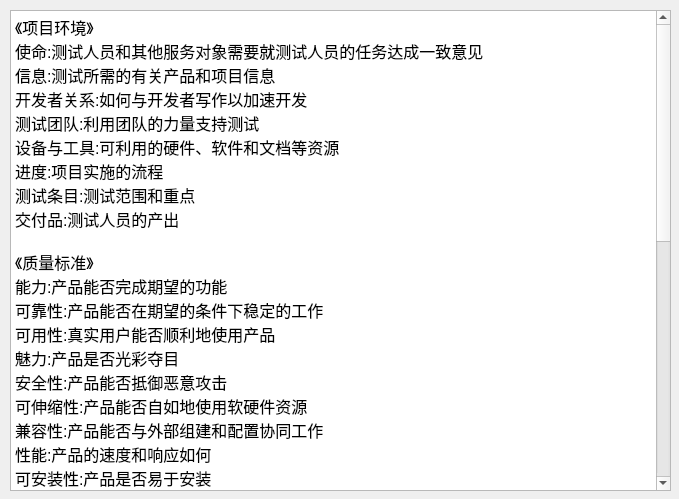
<?xml version="1.0" encoding="UTF-8"?>
<ui version="4.0">
 <class>Form</class>
 <widget class="QWidget" name="Form">
  <property name="geometry">
   <rect>
    <x>0</x>
    <y>0</y>
    <width>679</width>
    <height>499</height>
   </rect>
  </property>
  <property name="windowTitle">
   <string>Form</string>
  </property>
  <widget class="QTextBrowser" name="textBrowser_sublevel_help">
   <property name="geometry">
    <rect>
     <x>10</x>
     <y>10</y>
     <width>661</width>
     <height>481</height>
    </rect>
   </property>
   <property name="html">
    <string>&lt;!DOCTYPE HTML PUBLIC &quot;-//W3C//DTD HTML 4.0//EN&quot; &quot;http://www.w3.org/TR/REC-html40/strict.dtd&quot;&gt;
&lt;html&gt;&lt;head&gt;&lt;meta name=&quot;qrichtext&quot; content=&quot;1&quot; /&gt;&lt;style type=&quot;text/css&quot;&gt;
p, li { white-space: pre-wrap; }
&lt;/style&gt;&lt;/head&gt;&lt;body style=&quot; font-family:'SimSun'; font-size:9pt; font-weight:400; font-style:normal;&quot;&gt;
&lt;p style=&quot; margin-top:0px; margin-bottom:0px; margin-left:0px; margin-right:0px; -qt-block-indent:0; text-indent:0px;&quot;&gt;&lt;span style=&quot; font-size:12pt;&quot;&gt;《项目环境》&lt;/span&gt;&lt;/p&gt;
&lt;p style=&quot; margin-top:0px; margin-bottom:0px; margin-left:0px; margin-right:0px; -qt-block-indent:0; text-indent:0px;&quot;&gt;&lt;span style=&quot; font-size:12pt;&quot;&gt;使命:测试人员和其他服务对象需要就测试人员的任务达成一致意见&lt;/span&gt;&lt;/p&gt;
&lt;p style=&quot; margin-top:0px; margin-bottom:0px; margin-left:0px; margin-right:0px; -qt-block-indent:0; text-indent:0px;&quot;&gt;&lt;span style=&quot; font-size:12pt;&quot;&gt;信息:测试所需的有关产品和项目信息&lt;/span&gt;&lt;/p&gt;
&lt;p style=&quot; margin-top:0px; margin-bottom:0px; margin-left:0px; margin-right:0px; -qt-block-indent:0; text-indent:0px;&quot;&gt;&lt;span style=&quot; font-size:12pt;&quot;&gt;开发者关系:如何与开发者写作以加速开发&lt;/span&gt;&lt;/p&gt;
&lt;p style=&quot; margin-top:0px; margin-bottom:0px; margin-left:0px; margin-right:0px; -qt-block-indent:0; text-indent:0px;&quot;&gt;&lt;span style=&quot; font-size:12pt;&quot;&gt;测试团队:利用团队的力量支持测试&lt;/span&gt;&lt;/p&gt;
&lt;p style=&quot; margin-top:0px; margin-bottom:0px; margin-left:0px; margin-right:0px; -qt-block-indent:0; text-indent:0px;&quot;&gt;&lt;span style=&quot; font-size:12pt;&quot;&gt;设备与工具:可利用的硬件、软件和文档等资源&lt;/span&gt;&lt;/p&gt;
&lt;p style=&quot; margin-top:0px; margin-bottom:0px; margin-left:0px; margin-right:0px; -qt-block-indent:0; text-indent:0px;&quot;&gt;&lt;span style=&quot; font-size:12pt;&quot;&gt;进度:项目实施的流程&lt;/span&gt;&lt;/p&gt;
&lt;p style=&quot; margin-top:0px; margin-bottom:0px; margin-left:0px; margin-right:0px; -qt-block-indent:0; text-indent:0px;&quot;&gt;&lt;span style=&quot; font-size:12pt;&quot;&gt;测试条目:测试范围和重点&lt;/span&gt;&lt;/p&gt;
&lt;p style=&quot; margin-top:0px; margin-bottom:0px; margin-left:0px; margin-right:0px; -qt-block-indent:0; text-indent:0px;&quot;&gt;&lt;span style=&quot; font-size:12pt;&quot;&gt;交付品:测试人员的产出&lt;/span&gt;&lt;/p&gt;
&lt;p style=&quot;-qt-paragraph-type:empty; margin-top:0px; margin-bottom:0px; margin-left:0px; margin-right:0px; -qt-block-indent:0; text-indent:0px; font-size:12pt;&quot;&gt;&lt;br /&gt;&lt;/p&gt;
&lt;p style=&quot; margin-top:0px; margin-bottom:0px; margin-left:0px; margin-right:0px; -qt-block-indent:0; text-indent:0px;&quot;&gt;&lt;span style=&quot; font-size:12pt;&quot;&gt;《质量标准》&lt;/span&gt;&lt;/p&gt;
&lt;p style=&quot; margin-top:0px; margin-bottom:0px; margin-left:0px; margin-right:0px; -qt-block-indent:0; text-indent:0px;&quot;&gt;&lt;span style=&quot; font-size:12pt;&quot;&gt;能力:产品能否完成期望的功能&lt;/span&gt;&lt;/p&gt;
&lt;p style=&quot; margin-top:0px; margin-bottom:0px; margin-left:0px; margin-right:0px; -qt-block-indent:0; text-indent:0px;&quot;&gt;&lt;span style=&quot; font-size:12pt;&quot;&gt;可靠性:产品能否在期望的条件下稳定的工作&lt;/span&gt;&lt;/p&gt;
&lt;p style=&quot; margin-top:0px; margin-bottom:0px; margin-left:0px; margin-right:0px; -qt-block-indent:0; text-indent:0px;&quot;&gt;&lt;span style=&quot; font-size:12pt;&quot;&gt;可用性:真实用户能否顺利地使用产品&lt;/span&gt;&lt;/p&gt;
&lt;p style=&quot; margin-top:0px; margin-bottom:0px; margin-left:0px; margin-right:0px; -qt-block-indent:0; text-indent:0px;&quot;&gt;&lt;span style=&quot; font-size:12pt;&quot;&gt;魅力:产品是否光彩夺目&lt;/span&gt;&lt;/p&gt;
&lt;p style=&quot; margin-top:0px; margin-bottom:0px; margin-left:0px; margin-right:0px; -qt-block-indent:0; text-indent:0px;&quot;&gt;&lt;span style=&quot; font-size:12pt;&quot;&gt;安全性:产品能否抵御恶意攻击&lt;/span&gt;&lt;/p&gt;
&lt;p style=&quot; margin-top:0px; margin-bottom:0px; margin-left:0px; margin-right:0px; -qt-block-indent:0; text-indent:0px;&quot;&gt;&lt;span style=&quot; font-size:12pt;&quot;&gt;可伸缩性:产品能否自如地使用软硬件资源&lt;/span&gt;&lt;/p&gt;
&lt;p style=&quot; margin-top:0px; margin-bottom:0px; margin-left:0px; margin-right:0px; -qt-block-indent:0; text-indent:0px;&quot;&gt;&lt;span style=&quot; font-size:12pt;&quot;&gt;兼容性:产品能否与外部组建和配置协同工作&lt;/span&gt;&lt;/p&gt;
&lt;p style=&quot; margin-top:0px; margin-bottom:0px; margin-left:0px; margin-right:0px; -qt-block-indent:0; text-indent:0px;&quot;&gt;&lt;span style=&quot; font-size:12pt;&quot;&gt;性能:产品的速度和响应如何&lt;/span&gt;&lt;/p&gt;
&lt;p style=&quot; margin-top:0px; margin-bottom:0px; margin-left:0px; margin-right:0px; -qt-block-indent:0; text-indent:0px;&quot;&gt;&lt;span style=&quot; font-size:12pt;&quot;&gt;可安装性:产品是否易于安装&lt;/span&gt;&lt;/p&gt;
&lt;p style=&quot; margin-top:0px; margin-bottom:0px; margin-left:0px; margin-right:0px; -qt-block-indent:0; text-indent:0px;&quot;&gt;&lt;span style=&quot; font-size:12pt;&quot;&gt;面向研发团队的特性:研发团队能否方便地编写、测试和修改软件&lt;/span&gt;&lt;/p&gt;
&lt;p style=&quot;-qt-paragraph-type:empty; margin-top:0px; margin-bottom:0px; margin-left:0px; margin-right:0px; -qt-block-indent:0; text-indent:0px; font-size:12pt;&quot;&gt;&lt;br /&gt;&lt;/p&gt;
&lt;p style=&quot; margin-top:0px; margin-bottom:0px; margin-left:0px; margin-right:0px; -qt-block-indent:0; text-indent:0px;&quot;&gt;&lt;span style=&quot; font-size:12pt;&quot;&gt;《产品元素》&lt;/span&gt;&lt;/p&gt;
&lt;p style=&quot; margin-top:0px; margin-bottom:0px; margin-left:0px; margin-right:0px; -qt-block-indent:0; text-indent:0px;&quot;&gt;&lt;span style=&quot; font-size:12pt;&quot;&gt;结构:产品的物理元素，如代码、硬件、配置文件、数据文件等&lt;/span&gt;&lt;/p&gt;
&lt;p style=&quot; margin-top:0px; margin-bottom:0px; margin-left:0px; margin-right:0px; -qt-block-indent:0; text-indent:0px;&quot;&gt;&lt;span style=&quot; font-size:12pt;&quot;&gt;功能:产品的功能&lt;/span&gt;&lt;/p&gt;
&lt;p style=&quot; margin-top:0px; margin-bottom:0px; margin-left:0px; margin-right:0px; -qt-block-indent:0; text-indent:0px;&quot;&gt;&lt;span style=&quot; font-size:12pt;&quot;&gt;数据:产品所操作的数据&lt;/span&gt;&lt;/p&gt;
&lt;p style=&quot; margin-top:0px; margin-bottom:0px; margin-left:0px; margin-right:0px; -qt-block-indent:0; text-indent:0px;&quot;&gt;&lt;span style=&quot; font-size:12pt;&quot;&gt;接口:产品所使用的或暴露出的接口&lt;/span&gt;&lt;/p&gt;
&lt;p style=&quot; margin-top:0px; margin-bottom:0px; margin-left:0px; margin-right:0px; -qt-block-indent:0; text-indent:0px;&quot;&gt;&lt;span style=&quot; font-size:12pt;&quot;&gt;平台:产品所依赖的外部元素&lt;/span&gt;&lt;/p&gt;
&lt;p style=&quot; margin-top:0px; margin-bottom:0px; margin-left:0px; margin-right:0px; -qt-block-indent:0; text-indent:0px;&quot;&gt;&lt;span style=&quot; font-size:12pt;&quot;&gt;操作:使用产品的方式&lt;/span&gt;&lt;/p&gt;
&lt;p style=&quot; margin-top:0px; margin-bottom:0px; margin-left:0px; margin-right:0px; -qt-block-indent:0; text-indent:0px;&quot;&gt;&lt;span style=&quot; font-size:12pt;&quot;&gt;时间:影响产品的时间因素&lt;/span&gt;&lt;/p&gt;
&lt;p style=&quot;-qt-paragraph-type:empty; margin-top:0px; margin-bottom:0px; margin-left:0px; margin-right:0px; -qt-block-indent:0; text-indent:0px; font-size:12pt;&quot;&gt;&lt;br /&gt;&lt;/p&gt;
&lt;p style=&quot; margin-top:0px; margin-bottom:0px; margin-left:0px; margin-right:0px; -qt-block-indent:0; text-indent:0px;&quot;&gt;&lt;span style=&quot; font-size:12pt;&quot;&gt;《测试技术（多样性、平衡代价和收益、技能、启发式方法）》&lt;/span&gt;&lt;/p&gt;
&lt;p style=&quot; margin-top:0px; margin-bottom:0px; margin-left:0px; margin-right:0px; -qt-block-indent:0; text-indent:0px;&quot;&gt;&lt;span style=&quot; font-size:12pt;&quot;&gt;功能测试:测试软件的能力&lt;/span&gt;&lt;/p&gt;
&lt;p style=&quot; margin-top:0px; margin-bottom:0px; margin-left:0px; margin-right:0px; -qt-block-indent:0; text-indent:0px;&quot;&gt;&lt;span style=&quot; font-size:12pt;&quot;&gt;域测试:测试软件所处理的数据&lt;/span&gt;&lt;/p&gt;
&lt;p style=&quot; margin-top:0px; margin-bottom:0px; margin-left:0px; margin-right:0px; -qt-block-indent:0; text-indent:0px;&quot;&gt;&lt;span style=&quot; font-size:12pt;&quot;&gt;压力测试:用极限行为和数据压迫软件&lt;/span&gt;&lt;/p&gt;
&lt;p style=&quot; margin-top:0px; margin-bottom:0px; margin-left:0px; margin-right:0px; -qt-block-indent:0; text-indent:0px;&quot;&gt;&lt;span style=&quot; font-size:12pt;&quot;&gt;流测试:测试软件的操作顺序&lt;/span&gt;&lt;/p&gt;
&lt;p style=&quot; margin-top:0px; margin-bottom:0px; margin-left:0px; margin-right:0px; -qt-block-indent:0; text-indent:0px;&quot;&gt;&lt;span style=&quot; font-size:12pt;&quot;&gt;情景测试:用有说服力的场景来测试软件&lt;/span&gt;&lt;/p&gt;
&lt;p style=&quot; margin-top:0px; margin-bottom:0px; margin-left:0px; margin-right:0px; -qt-block-indent:0; text-indent:0px;&quot;&gt;&lt;span style=&quot; font-size:12pt;&quot;&gt;声明测试:测试需求规格、广告宣传等文档的声明&lt;/span&gt;&lt;/p&gt;
&lt;p style=&quot; margin-top:0px; margin-bottom:0px; margin-left:0px; margin-right:0px; -qt-block-indent:0; text-indent:0px;&quot;&gt;&lt;span style=&quot; font-size:12pt;&quot;&gt;用户测试:邀请用户参与测试&lt;/span&gt;&lt;/p&gt;
&lt;p style=&quot; margin-top:0px; margin-bottom:0px; margin-left:0px; margin-right:0px; -qt-block-indent:0; text-indent:0px;&quot;&gt;&lt;span style=&quot; font-size:12pt;&quot;&gt;风险测试:猜测软件可能发生的错误，然后寻找它&lt;/span&gt;&lt;/p&gt;
&lt;p style=&quot; margin-top:0px; margin-bottom:0px; margin-left:0px; margin-right:0px; -qt-block-indent:0; text-indent:0px;&quot;&gt;&lt;span style=&quot; font-size:12pt;&quot;&gt;自动测试:用工具和自动化技术来多角度地检查软件&lt;/span&gt;&lt;/p&gt;
&lt;p style=&quot;-qt-paragraph-type:empty; margin-top:0px; margin-bottom:0px; margin-left:0px; margin-right:0px; -qt-block-indent:0; text-indent:0px; font-size:12pt;&quot;&gt;&lt;br /&gt;&lt;/p&gt;&lt;/body&gt;&lt;/html&gt;</string>
   </property>
  </widget>
 </widget>
 <resources/>
 <connections/>
</ui>
